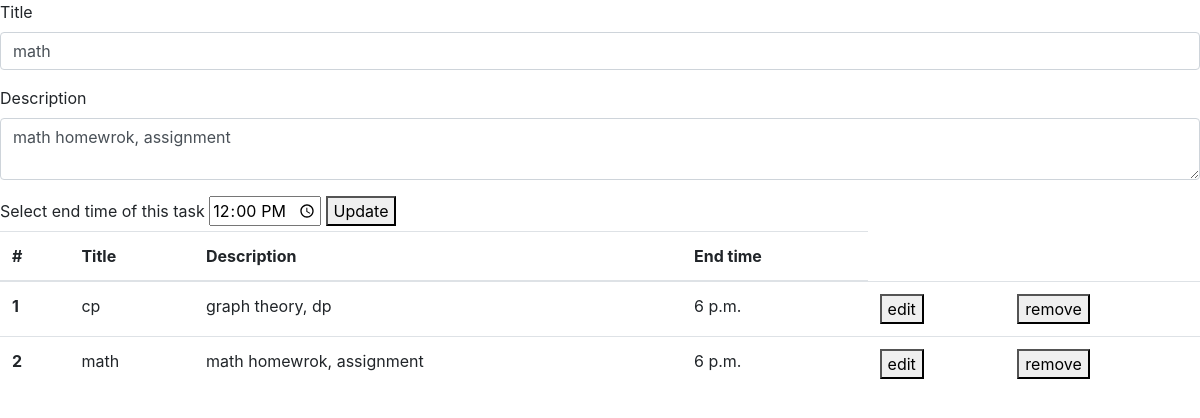
Screenshot of /edit/20/ with the database file from the repository.
### app/models.py (models this page shows)
class database (models.Model):
    task_title = models.CharField(max_length=20)
    task_description = models.TextField()
    endtime = models.TimeField(default="00.00")

### app/views.py (the view, shortened to what this page needs)
# urls.py: path('', home, name = 'home'),
def home(request, id = None):
    task = None
    if id :
        task = database.objects.get(id = id)
    context = {
        'editTask': task,
        'tasks':database.objects.all(),
        'current_time' : (datetime.now() + timedelta(hours=1)).strftime('%H') + ":00"
    }
    return render(request, 'index.html', context)

### app/templates/index.html (shortened to what this page needs)
<!DOCTYPE html>
<html lang="en">
<head>
    <link rel="stylesheet" href="https://cdn.jsdelivr.net/npm/bootstrap@4.0.0/dist/css/bootstrap.min.css">
</head>
<body>
  <div>
    <form action="{% if editTask %}{% url 'edit_task' editTask.id%}{% else %}{% url 'home' %}{% endif %}" method="POST">
    <div class="form-group">
      <label >Title</label>
      <input type="text" name="title" class="form-control" placeholder="title" required value="{{ editTask.task_title|default:'' }}">
    </div>
    <div class="form-group">
      <label> Description </label>
      <textarea class="form-control" name = "description" required>{{ editTask.task_description|default:'' }}</textarea>
    </div>
    <div>
      <label for=""> Select end time of this task </label>
      <input type="time" name = "endtime" value = "{{current_time}}">
      <button type="submit"> {%if editTask%}Update {%else%}Add task {%endif%}</button>
    </div>
  </form>
</div>
    <table class="table">
        <thead>
          <tr>
            <th scope="col">#</th>
            <th scope="col">Title</th>
            <th scope="col">Description</th>
            <th scope="col">End time</th>
          </tr>
        </thead>
        <tbody>
          <tr>
            {%for task in tasks%}
            <th scope="row">{{forloop.counter}}</th>
            <td> {{task.task_title}}</td>
            <td>{{task.task_description}}</td>
            <td>{{task.endtime}}</td>
            <td>
              <a href="{% url 'edit_task' task.id %}"><button>edit</button></a>
            </td>
            <td>
              <a href="{% url 'remove_task' task.id %}"><button>remove</button></a>
            </td>
          </tr>
            {%endfor%}
        </tbody>
      </table>
</body>
</html>

### rows the page displays
database: title "math", description "math homewrok, assignment", task_title "math", task_description "math homewrok, assignment", endtime "6 p.m."
database: task_title "cp", task_description "graph theory, dp", endtime "6 p.m."
